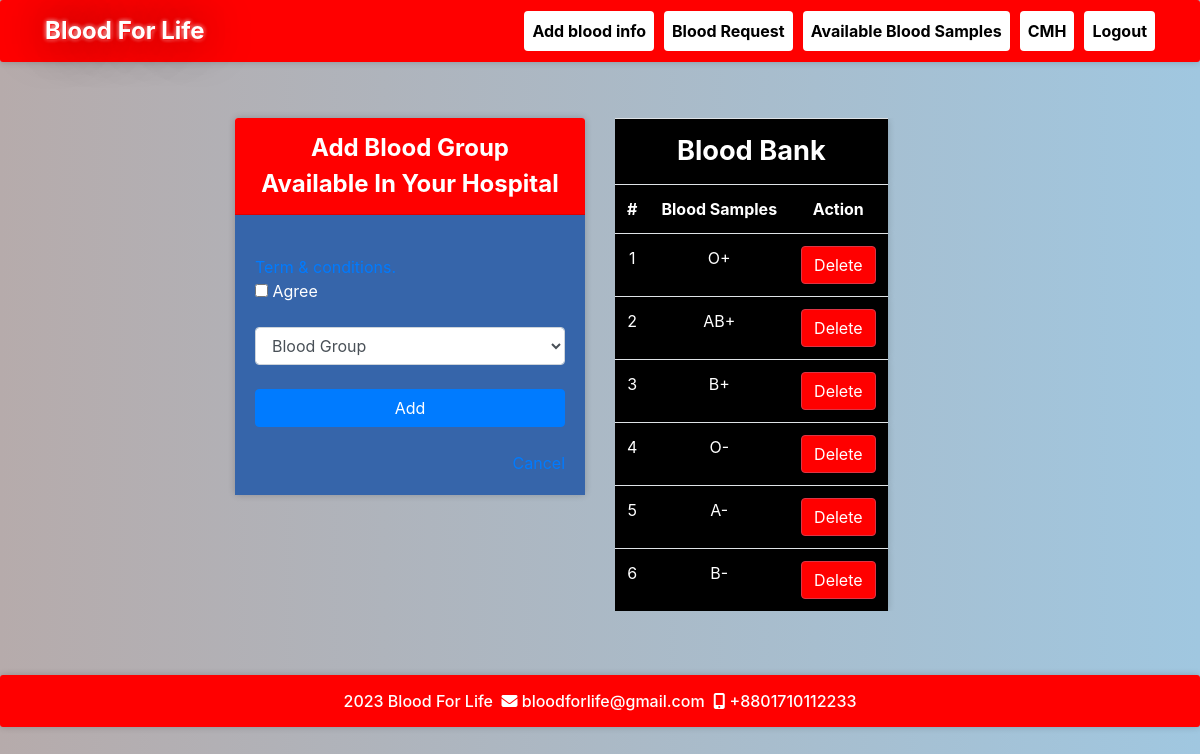
The page /bloodinfo.php (signed in) on the database its author committed.
### tables this page shows
CREATE TABLE `bloodinfo` (
  `bid` int(11) NOT NULL,
  `hid` int(11) NOT NULL,
  `bg` varchar(10) NOT NULL
);

### message.php (called while the page is built, shortened)
<?php $counter=0; if(isset($_GET['msg'])) { ?>
	<div class="col-5 alert alert alert-success alert-dismissible fade show card" id="message">
		<button type="button" class="close" data-dismiss="alert" title="close">&times;</button><?php echo $_GET['msg'];?>
	</div>
<?php }?>

### bloodinfo.php (the view, shortened to what this page needs)
<?php
  require 'file/connection.php';
  if(!isset($_SESSION['hid']))
  {
  header('location:login.php');
  }
  else {
?>
<!DOCTYPE html>
<html>
<?php require 'head.php'; ?>
<body>
  <?php require 'header.php'; ?>
    <div class="container cont">
      <?php require 'message.php'; ?>
      <div class="row justify-content-center">
         <div class="col-lg-4 col-md-5 col-sm-6 col-xs-7 mb-5">
          <div class="card">
            <div class="card-header title">Add blood group available in your hospital</div>
        <div class="card-body">
        <form action="file/infoAdd.php" method="post">
          <a data-toggle="collapse" href="#collapseExample" role="button" aria-expanded="false" aria-controls="collapseExample" title="click to see">Term & conditions. </a><br>
          <input type="checkbox" name="condition" value="agree" required> Agree<br><br>
          <select class="form-control" name="bg" required="">
                <option disabled selected>Blood Group</option>
          </select><br>
          <input type="submit" name="add" value="Add" class="btn btn-primary btn-block"><br>
          <a href="index.php" class="float-right" title="click here">Cancel</a>
        </form>
         </div>
       </div>
     </div>
<?php   if(isset($_SESSION['hid'])){
    $hid=$_SESSION['hid'];
    $sql = "select * from bloodinfo where hid='$hid'";
    $result = mysqli_query($conn, $sql);
  }
  ?>
    <div class="col-lg-4 col-md-5 col-sm-6 col-xs-7 mb-5">
          <table class="table table-striped table-responsive">
            <th colspan="4" class="title">Blood Bank</th>
            <tr>
              <th>#</th>
              <th>Blood Samples</th>
              <th>Action</th>
            </tr>
            <?php while($row = mysqli_fetch_array($result)) { ?>
            <tr>
              <td><?php echo ++$counter; ?></td>
              <td><?php echo $row['bg'];?></td>
              <td><a href="file/delete.php?bid=<?php echo $row['bid'];?>" class="btn btn-danger">Delete</a></td>
            </tr>
            <?php } ?>
          </table>
      </div>
   </div>
</div>
<?php require 'footer.php' ?>
</body>
<?php } ?>

### head.php (shortened to what this page needs)
<head>
    <link href="css/style.css" rel="stylesheet"/>
    <link href="css/test.css" rel="stylesheet"/>
    <link rel="stylesheet" href="https://cdn.jsdelivr.net/npm/bootstrap@4.6.0/dist/css/bootstrap.min.css">
</head>

### header.php (shortened to what this page needs)
<nav class="navbar navbar-expand-sm nav-color bg sticky-top">
	<div class="container">
		<a class="navbar-brand" href="index.php">Blood For Life</a>
          <div class="collapse navbar-collapse" id="collapsibleNavbar">
        <?php if (isset($_SESSION['hid'])) { ?>
		<ul class="navbar-nav ml-auto">
			<li class="nav-item">
				<a class="nav-link btn nr_btn" href="bloodinfo.php">Add blood info</a>
            </li>
            <li class="nav-item">
                <a class="nav-link btn nr_btn" href="bloodrequest.php">Blood Request</a>
            </li>
			<li class="nav-item">
				<a class="nav-link btn nr_btn" href="abs.php">Available Blood Samples</a>
            </li>
            <li class="nav-item">
                <a href="hprofile.php?id=<?php echo $_SESSION['hid']; ?>" class="nav-link btn font-weight-bold"><span><?php echo $_SESSION['hname']; ?></span></a>
            </li>
            <li class="nav-item">
                <a class="nav-link btn lo_font nr_btn" href="logout.php">Logout</a>
            </li>
        </ul>
        <?php } ?>
       </div>
    </div>
</nav>

### footer.php (shortened to what this page needs)
<footer class="footer text-center">
	 <span id="demo"></span> Blood For Life &nbsp;<i class="fa fa-envelope"> </i> bloodforlife@gmail.com &nbsp;<i class="fa fa-mobile"> </i>  +8801710112233
</footer>

### css/style.css (style rules this page uses)
body { background-image: linear-gradient(to right, rgb(182, 171, 171), rgb(160, 199, 224)); }
.cont { padding-top: 40px; text-align: justify; font-size: 1em; }
.card ,nav, .footer,tr,video { border-radius: 3px; transition: all 200ms ease-out; box-shadow: 0px 0px 7px rgba(0, 0, 0, 0.2); }
tr,th,td { border: none; text-align: center; background-color: rgb(0, 0, 0); }
.nav-item { margin-left: 10px; }
.navbar-brand { text-shadow: 1px 1px 2px rgb(255, 0, 0), 0 0 50px black, 0 0 5px white; font-weight: bold; font-size: 1.5em; }
.title { font-weight: bold; font-size: 1.7em; text-transform: capitalize; text-align: center; }
.card-header { font-weight: bolder; font-size: 1.5em; }
form { padding-top: 20px; }
a:link { text-decoration: none; }
.footer { padding: 14px; width: 100%; bottom: 0; height: auto; position: relative; color: white; font-weight: 500; background-image: linear-gradient( 94.9deg, rgb(255, 0, 0) 10.3%, rgb(255, 0, 0) 52.2% ); }

### css/test.css (style rules this page uses)
.bg { background-image: linear-gradient( 94.9deg, rgb(255, 0, 0) 10.3%, rgb(255, 0, 0) 52.2% ); color: white; }
.nav-link { background-color: rgb(255, 255, 255); border: none; font-weight: 700; color: black; }
a.navbar-brand { color: white; }
.card-header { background-color: rgb(255, 0, 0); color: white; }
.card-body { background: #3665aa; color: white; }
.card { border: none; }
.table-striped { color: white; }
.lo_font { font-weight: 700; }
a.btn.btn-danger { background-color: red!important; }

### rows shown on the page
bloodinfo: bg "O+"
bloodinfo: bg "AB+"
bloodinfo: bg "B+"
bloodinfo: bg "O-"
bloodinfo: bg "A-"
bloodinfo: bg "B-"

### other values the page prints
$_SESSION['hname'] "CMH"
